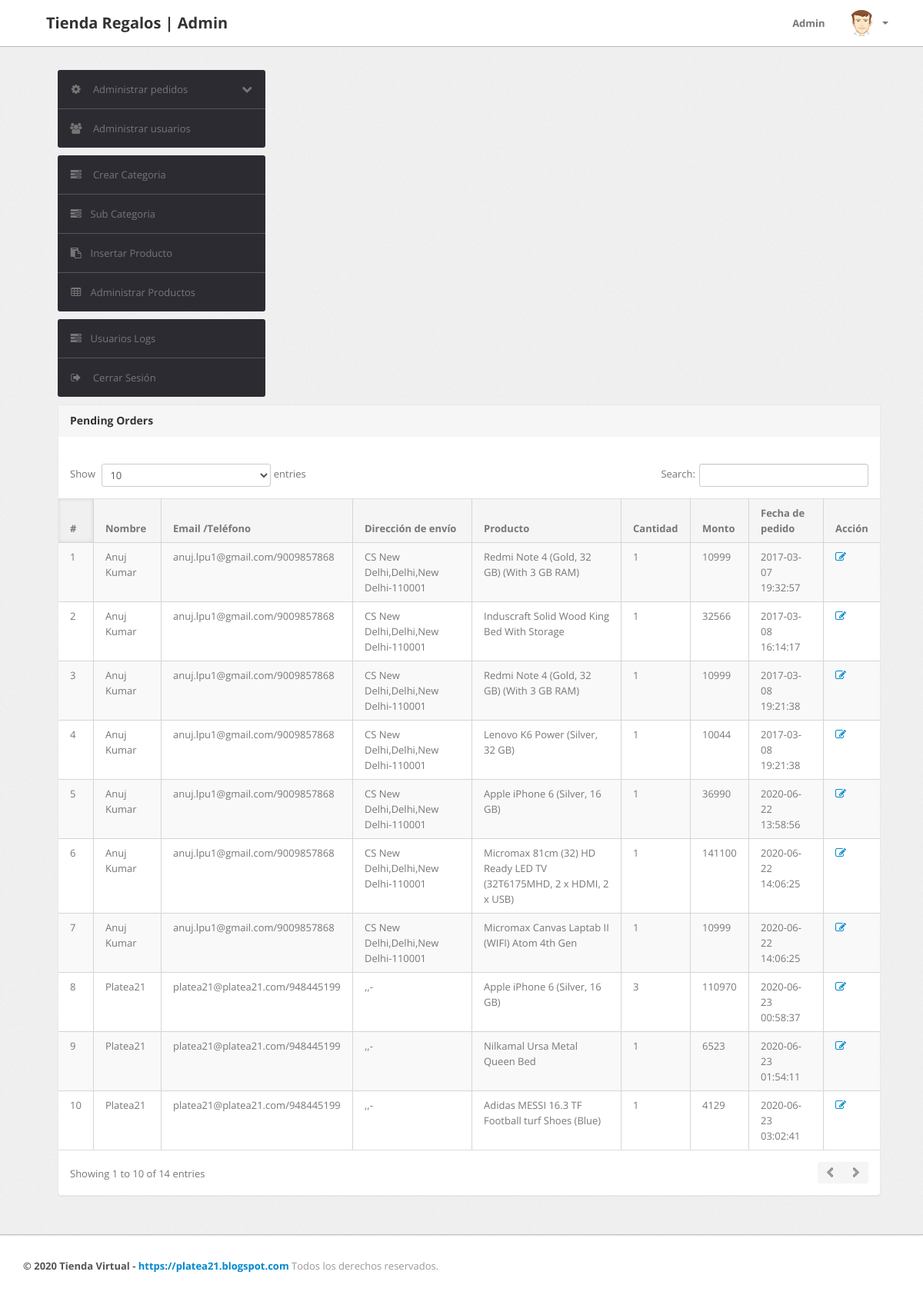
The app's page /admin/pending-orders.php (signed in), older data.
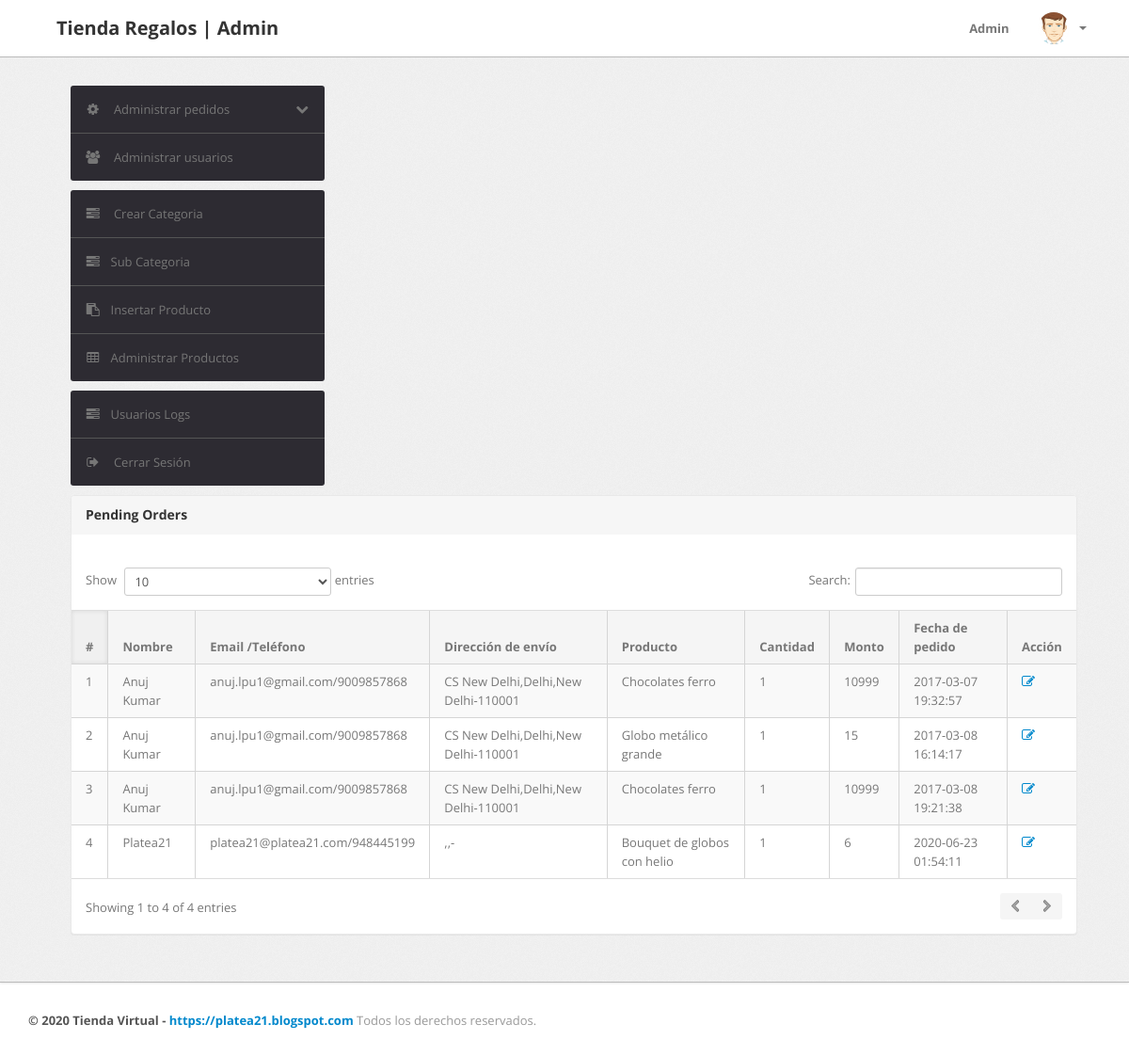
The same page, newer data.
### tables this page shows
CREATE TABLE `orders` (
  `id` int(11) NOT NULL,
  `userId` int(11) DEFAULT NULL,
  `productId` varchar(255) DEFAULT NULL,
  `quantity` int(11) DEFAULT NULL,
  `orderDate` timestamp NOT NULL DEFAULT current_timestamp(),
  `paymentMethod` varchar(50) DEFAULT NULL,
  `orderStatus` varchar(55) DEFAULT NULL
);

CREATE TABLE `users` (
  `id` int(11) NOT NULL,
  `name` varchar(255) DEFAULT NULL,
  `email` varchar(255) DEFAULT NULL,
  `contactno` bigint(11) DEFAULT NULL,
  `password` varchar(255) DEFAULT NULL,
  `shippingAddress` longtext DEFAULT NULL,
  `shippingState` varchar(255) DEFAULT NULL,
  `shippingCity` varchar(255) DEFAULT NULL,
  `shippingPincode` int(11) DEFAULT NULL,
  `billingAddress` longtext DEFAULT NULL,
  `billingState` varchar(255) DEFAULT NULL,
  `billingCity` varchar(255) DEFAULT NULL,
  `billingPincode` int(11) DEFAULT NULL,
  `regDate` timestamp NOT NULL DEFAULT current_timestamp(),
  `updationDate` varchar(255) DEFAULT NULL
);

CREATE TABLE `products` (
  `id` int(11) NOT NULL,
  `category` int(11) NOT NULL,
  `subCategory` int(11) DEFAULT NULL,
  `productName` varchar(255) DEFAULT NULL,
  `productCompany` varchar(255) DEFAULT NULL,
  `productPrice` int(11) DEFAULT NULL,
  `productPriceBeforeDiscount` int(11) DEFAULT NULL,
  `productDescription` longtext DEFAULT NULL,
  `productImage1` varchar(255) DEFAULT NULL,
  `productImage2` varchar(255) DEFAULT NULL,
  `productImage3` varchar(255) DEFAULT NULL,
  `shippingCharge` int(11) DEFAULT NULL,
  `productAvailability` varchar(255) DEFAULT NULL,
  `postingDate` timestamp NULL DEFAULT current_timestamp(),
  `updationDate` varchar(255) DEFAULT NULL
);

### admin/pending-orders.php (the view, shortened to what this page needs)
<?php
include('include/config.php');
if(strlen($_SESSION['alogin'])==0)
	{
header('location:index.php');
}
else{
?>
<!DOCTYPE html>
<html lang="es">
<head>
	<link type="text/css" href="bootstrap/css/bootstrap.min.css" rel="stylesheet">
	<link type="text/css" href="bootstrap/css/bootstrap-responsive.min.css" rel="stylesheet">
	<link type="text/css" href="css/theme.css" rel="stylesheet">
	<link type="text/css" href="images/icons/css/font-awesome.css" rel="stylesheet">
</head>
<body>
<?php include('include/header.php');?>
	<div class="wrapper">
		<div class="container">
			<div class="row">
<?php include('include/sidebar.php');?>
			<div class="span11">
					<div class="content">
	<div class="module">
							<div class="module-head">
								<h3>Pending Orders</h3>
							</div>
							<div class="module-body table">
									<br />
								<table cellpadding="0" cellspacing="0" border="0" class="datatable-1 table table-bordered table-striped	 display table-responsive" >
									<thead>
										<tr>
											<th>#</th>
											<th>Nombre</th>
											<th width="50">Email /Teléfono</th>
											<th>Dirección de envío</th>
											<th>Producto </th>
											<th>Cantidad </th>
											<th>Monto </th>
											<th>Fecha de pedido</th>
											<th>Acción</th>
										</tr>
									</thead>
<tbody>
<?php
$status='Delivered';
$query=mysqli_query($con,"select users.name as username,users.email as useremail,users.contactno as usercontact,users.shippingAddress as shippingaddress,users.shippingCity as shippingcity,users.shippingState as shippingstate,users.shippingPincode as shippingpincode,products.productName as productname,products.shippingCharge as shippingcharge,orders.quantity as quantity,orders.orderDate as orderdate,products.productPrice as productprice,orders.id as id  from orders join users on  orders.userId=users.id join products on products.id=orders.productId where orders.orderStatus!='$status' or orders.orderStatus is null");
$cnt=1;
while($row=mysqli_fetch_array($query))
{
?>
										<tr>
											<td><?php echo htmlentities($cnt);?></td>
											<td><?php echo htmlentities($row['username']);?></td>
<td><?php echo htmlentities($row['useremail']);?>/<?php echo htmlentities($row['usercontact']);?></td>
<td><?php echo htmlentities($row['shippingaddress'].",".$row['shippingcity'].",".$row['shippingstate']."-".$row['shippingpincode']);?></td>
											<td><?php echo htmlentities($row['productname']);?></td>
											<td><?php echo htmlentities($row['quantity']);?></td>
											<td><?php echo htmlentities($row['quantity']*$row['productprice']+$row['shippingcharge']);?></td>
											<td><?php echo htmlentities($row['orderdate']);?></td>
											<td>   <a href="updateorder.php?oid=<?php echo htmlentities($row['id']);?>" title="Update order" target="_blank"><i class="icon-edit"></i></a>
											</td>
											</tr>
										<?php $cnt=$cnt+1; } ?>
										</tbody>
								</table>
							</div>
						</div>
					</div>
				</div>
			</div>
		</div>
	</div>
<?php include('include/footer.php');?>
</body>
<?php } ?>

Row changes from the older to the newer data that the page shows:
no longer on this page (row unchanged): orders: userId.name "Anuj Kumar", userId.email "anuj.lpu1@gmail.com", userId.contactno "9009857868", userId.shippingPincode "CS New Delhi,Delhi,New Delhi-110001", productId.productName "Lenovo K6 Power (Silver, 32 GB)", quantity "1", $row['quantity']*$row['productprice']+$row['shippingcharge'] "10044", orderDate "2017-03-08 19:21:38"
no longer on this page (row unchanged): orders: userId.name "Anuj Kumar", userId.email "anuj.lpu1@gmail.com", userId.contactno "9009857868", userId.shippingPincode "CS New Delhi,Delhi,New Delhi-110001", productId.productName "Apple iPhone 6 (Silver, 16 GB)", quantity "1", $row['quantity']*$row['productprice']+$row['shippingcharge'] "36990", orderDate "2020-06-22 13:58:56"
no longer on this page (row unchanged): orders: userId.name "Anuj Kumar", userId.email "anuj.lpu1@gmail.com", userId.contactno "9009857868", userId.shippingPincode "CS New Delhi,Delhi,New Delhi-110001", productId.productName "Micromax 81cm (32) HD Ready LED TV (32T6175MHD, 2 x HDMI, 2 x USB)", quantity "1", $row['quantity']*$row['productprice']+$row['shippingcharge'] "141100", orderDate "2020-06-22 14:06:25"
no longer on this page (row unchanged): orders: userId.name "Anuj Kumar", userId.email "anuj.lpu1@gmail.com", userId.contactno "9009857868", userId.shippingPincode "CS New Delhi,Delhi,New Delhi-110001", productId.productName "Micromax Canvas Laptab II (WIFI) Atom 4th Gen", quantity "1", $row['quantity']*$row['productprice']+$row['shippingcharge'] "10999", orderDate "2020-06-22 14:06:25"
no longer on this page (row unchanged): orders: userId.name "Platea21", userId.email "platea21@platea21.com", userId.contactno "948445199", userId.shippingPincode ",,-", productId.productName "Apple iPhone 6 (Silver, 16 GB)", quantity "3", $row['quantity']*$row['productprice']+$row['shippingcharge'] "110970", orderDate "2020-06-23 00:58:37"
no longer on this page (row unchanged): orders: userId.name "Platea21", userId.email "platea21@platea21.com", userId.contactno "948445199", userId.shippingPincode ",,-", productId.productName "Adidas MESSI 16.3 TF Football turf Shoes (Blue)", quantity "1", $row['quantity']*$row['productprice']+$row['shippingcharge'] "4129", orderDate "2020-06-23 03:02:41"
changed through a linked row, orders (number 1 of 4 on the later page): productId.productName "Redmi Note 4 (Gold, 32 GB) (With 3 GB RAM)" → "Chocolates ferro"
changed through a linked row, orders: productId.productName "Induscraft Solid Wood King Bed With Storage" → "Globo metálico grande"; $row['quantity']*$row['productprice']+$row['shippingcharge'] "32566" → "15"
changed through a linked row, orders (number 3 of 4 on the later page): productId.productName "Redmi Note 4 (Gold, 32 GB) (With 3 GB RAM)" → "Chocolates ferro"
changed through a linked row, orders "Platea21": productId.productName "Nilkamal Ursa Metal Queen Bed" → "Bouquet de globos con helio"; $row['quantity']*$row['productprice']+$row['shippingcharge'] "6523" → "6"
Text that changed along with them:
text written by a page script: "Show entries Search: Showing 1 to 10 of 14 entries" → "Show entries Search: Showing 1 to 4 of 4 entries"
